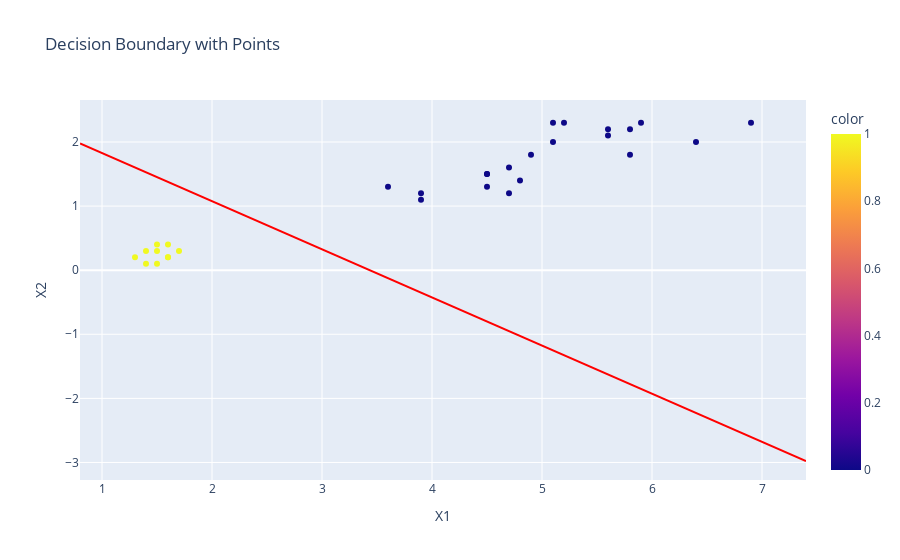

Source (notebook cell):
### Code cell
boundaries_decision_plotly(model_set,X_test_set,y_test_set)
